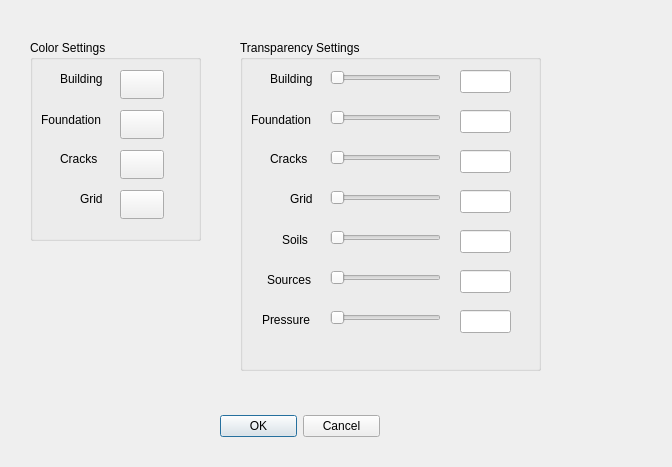
<ui version="4.0" >
 <class>SettingsDialog</class>
 <widget class="QDialog" name="SettingsDialog" >
  <property name="geometry" >
   <rect>
    <x>0</x>
    <y>0</y>
    <width>672</width>
    <height>467</height>
   </rect>
  </property>
  <property name="windowTitle" >
   <string>Settings</string>
  </property>
  <widget class="QDialogButtonBox" name="buttonBox" >
   <property name="geometry" >
    <rect>
     <x>220</x>
     <y>410</y>
     <width>160</width>
     <height>32</height>
    </rect>
   </property>
   <property name="orientation" >
    <enum>Qt::Horizontal</enum>
   </property>
   <property name="standardButtons" >
    <set>QDialogButtonBox::Cancel|QDialogButtonBox::NoButton|QDialogButtonBox::Ok</set>
   </property>
  </widget>
  <widget class="QGroupBox" name="groupBox" >
   <property name="geometry" >
    <rect>
     <x>30</x>
     <y>40</y>
     <width>171</width>
     <height>201</height>
    </rect>
   </property>
   <property name="title" >
    <string>Color Settings</string>
   </property>
   <widget class="QLabel" name="label_15" >
    <property name="geometry" >
     <rect>
      <x>30</x>
      <y>30</y>
      <width>44</width>
      <height>18</height>
     </rect>
    </property>
    <property name="text" >
     <string>Building</string>
    </property>
   </widget>
   <widget class="QtTools::ColorButton" name="bColor" >
    <property name="geometry" >
     <rect>
      <x>90</x>
      <y>30</y>
      <width>44</width>
      <height>29</height>
     </rect>
    </property>
    <property name="text" >
     <string/>
    </property>
   </widget>
   <widget class="QLabel" name="label_16" >
    <property name="geometry" >
     <rect>
      <x>30</x>
      <y>110</y>
      <width>38</width>
      <height>18</height>
     </rect>
    </property>
    <property name="text" >
     <string>Cracks</string>
    </property>
   </widget>
   <widget class="QtTools::ColorButton" name="cColor" >
    <property name="geometry" >
     <rect>
      <x>90</x>
      <y>110</y>
      <width>44</width>
      <height>29</height>
     </rect>
    </property>
    <property name="text" >
     <string/>
    </property>
   </widget>
   <widget class="QLabel" name="label_17" >
    <property name="geometry" >
     <rect>
      <x>50</x>
      <y>150</y>
      <width>23</width>
      <height>18</height>
     </rect>
    </property>
    <property name="text" >
     <string>Grid</string>
    </property>
   </widget>
   <widget class="QtTools::ColorButton" name="gColor" >
    <property name="geometry" >
     <rect>
      <x>90</x>
      <y>150</y>
      <width>44</width>
      <height>29</height>
     </rect>
    </property>
    <property name="text" >
     <string/>
    </property>
   </widget>
   <widget class="QtTools::ColorButton" name="fColor" >
    <property name="geometry" >
     <rect>
      <x>90</x>
      <y>70</y>
      <width>44</width>
      <height>29</height>
     </rect>
    </property>
    <property name="text" >
     <string/>
    </property>
   </widget>
   <widget class="QLabel" name="label_18" >
    <property name="geometry" >
     <rect>
      <x>11</x>
      <y>70</y>
      <width>63</width>
      <height>20</height>
     </rect>
    </property>
    <property name="text" >
     <string>Foundation</string>
    </property>
   </widget>
  </widget>
  <widget class="QGroupBox" name="groupBox_2" >
   <property name="geometry" >
    <rect>
     <x>240</x>
     <y>40</y>
     <width>301</width>
     <height>331</height>
    </rect>
   </property>
   <property name="title" >
    <string>Transparency Settings</string>
   </property>
   <widget class="QLabel" name="label_19" >
    <property name="geometry" >
     <rect>
      <x>30</x>
      <y>30</y>
      <width>44</width>
      <height>18</height>
     </rect>
    </property>
    <property name="text" >
     <string>Building</string>
    </property>
   </widget>
   <widget class="QLabel" name="label_20" >
    <property name="geometry" >
     <rect>
      <x>30</x>
      <y>110</y>
      <width>38</width>
      <height>18</height>
     </rect>
    </property>
    <property name="text" >
     <string>Cracks</string>
    </property>
   </widget>
   <widget class="QLabel" name="label_21" >
    <property name="geometry" >
     <rect>
      <x>50</x>
      <y>150</y>
      <width>23</width>
      <height>18</height>
     </rect>
    </property>
    <property name="text" >
     <string>Grid</string>
    </property>
   </widget>
   <widget class="QLabel" name="label_22" >
    <property name="geometry" >
     <rect>
      <x>11</x>
      <y>70</y>
      <width>63</width>
      <height>20</height>
     </rect>
    </property>
    <property name="text" >
     <string>Foundation</string>
    </property>
   </widget>
   <widget class="QLineEdit" name="bTrans" >
    <property name="geometry" >
     <rect>
      <x>220</x>
      <y>30</y>
      <width>51</width>
      <height>23</height>
     </rect>
    </property>
   </widget>
   <widget class="QLineEdit" name="fTrans" >
    <property name="geometry" >
     <rect>
      <x>220</x>
      <y>70</y>
      <width>51</width>
      <height>23</height>
     </rect>
    </property>
   </widget>
   <widget class="QLineEdit" name="cTrans" >
    <property name="geometry" >
     <rect>
      <x>220</x>
      <y>110</y>
      <width>51</width>
      <height>23</height>
     </rect>
    </property>
   </widget>
   <widget class="QLineEdit" name="gTrans" >
    <property name="geometry" >
     <rect>
      <x>220</x>
      <y>150</y>
      <width>51</width>
      <height>23</height>
     </rect>
    </property>
   </widget>
   <widget class="QSlider" name="bSlider" >
    <property name="geometry" >
     <rect>
      <x>90</x>
      <y>30</y>
      <width>111</width>
      <height>16</height>
     </rect>
    </property>
    <property name="maximum" >
     <number>100</number>
    </property>
    <property name="orientation" >
     <enum>Qt::Horizontal</enum>
    </property>
   </widget>
   <widget class="QSlider" name="fSlider" >
    <property name="geometry" >
     <rect>
      <x>90</x>
      <y>70</y>
      <width>111</width>
      <height>16</height>
     </rect>
    </property>
    <property name="maximum" >
     <number>100</number>
    </property>
    <property name="orientation" >
     <enum>Qt::Horizontal</enum>
    </property>
   </widget>
   <widget class="QSlider" name="cSlider" >
    <property name="geometry" >
     <rect>
      <x>90</x>
      <y>110</y>
      <width>111</width>
      <height>16</height>
     </rect>
    </property>
    <property name="maximum" >
     <number>100</number>
    </property>
    <property name="orientation" >
     <enum>Qt::Horizontal</enum>
    </property>
   </widget>
   <widget class="QSlider" name="gSlider" >
    <property name="geometry" >
     <rect>
      <x>90</x>
      <y>150</y>
      <width>111</width>
      <height>16</height>
     </rect>
    </property>
    <property name="maximum" >
     <number>100</number>
    </property>
    <property name="value" >
     <number>0</number>
    </property>
    <property name="orientation" >
     <enum>Qt::Horizontal</enum>
    </property>
   </widget>
   <widget class="QSlider" name="soilSlider" >
    <property name="geometry" >
     <rect>
      <x>90</x>
      <y>190</y>
      <width>111</width>
      <height>16</height>
     </rect>
    </property>
    <property name="maximum" >
     <number>100</number>
    </property>
    <property name="value" >
     <number>0</number>
    </property>
    <property name="orientation" >
     <enum>Qt::Horizontal</enum>
    </property>
   </widget>
   <widget class="QLabel" name="label_23" >
    <property name="geometry" >
     <rect>
      <x>42</x>
      <y>190</y>
      <width>31</width>
      <height>20</height>
     </rect>
    </property>
    <property name="text" >
     <string>Soils</string>
    </property>
   </widget>
   <widget class="QLineEdit" name="soilTrans" >
    <property name="geometry" >
     <rect>
      <x>220</x>
      <y>190</y>
      <width>51</width>
      <height>23</height>
     </rect>
    </property>
   </widget>
   <widget class="QSlider" name="sourceSlider" >
    <property name="geometry" >
     <rect>
      <x>90</x>
      <y>230</y>
      <width>111</width>
      <height>16</height>
     </rect>
    </property>
    <property name="maximum" >
     <number>100</number>
    </property>
    <property name="value" >
     <number>0</number>
    </property>
    <property name="orientation" >
     <enum>Qt::Horizontal</enum>
    </property>
   </widget>
   <widget class="QLabel" name="label_24" >
    <property name="geometry" >
     <rect>
      <x>27</x>
      <y>230</y>
      <width>46</width>
      <height>20</height>
     </rect>
    </property>
    <property name="text" >
     <string>Sources</string>
    </property>
   </widget>
   <widget class="QLineEdit" name="sourceTrans" >
    <property name="geometry" >
     <rect>
      <x>220</x>
      <y>230</y>
      <width>51</width>
      <height>23</height>
     </rect>
    </property>
   </widget>
   <widget class="QSlider" name="pSlider" >
    <property name="geometry" >
     <rect>
      <x>90</x>
      <y>270</y>
      <width>111</width>
      <height>16</height>
     </rect>
    </property>
    <property name="maximum" >
     <number>100</number>
    </property>
    <property name="value" >
     <number>0</number>
    </property>
    <property name="orientation" >
     <enum>Qt::Horizontal</enum>
    </property>
   </widget>
   <widget class="QLabel" name="label_25" >
    <property name="geometry" >
     <rect>
      <x>22</x>
      <y>270</y>
      <width>51</width>
      <height>20</height>
     </rect>
    </property>
    <property name="text" >
     <string>Pressure</string>
    </property>
   </widget>
   <widget class="QLineEdit" name="pTrans" >
    <property name="geometry" >
     <rect>
      <x>220</x>
      <y>270</y>
      <width>51</width>
      <height>23</height>
     </rect>
    </property>
   </widget>
  </widget>
 </widget>
 <customwidgets>
  <customwidget>
   <class>QtTools::ColorButton</class>
   <extends>QPushButton</extends>
   <header>QtTools/ColorButton.h</header>
  </customwidget>
 </customwidgets>
 <resources/>
 <connections>
  <connection>
   <sender>buttonBox</sender>
   <signal>accepted()</signal>
   <receiver>SettingsDialog</receiver>
   <slot>accept()</slot>
   <hints>
    <hint type="sourcelabel" >
     <x>248</x>
     <y>254</y>
    </hint>
    <hint type="destinationlabel" >
     <x>157</x>
     <y>274</y>
    </hint>
   </hints>
  </connection>
  <connection>
   <sender>buttonBox</sender>
   <signal>rejected()</signal>
   <receiver>SettingsDialog</receiver>
   <slot>reject()</slot>
   <hints>
    <hint type="sourcelabel" >
     <x>316</x>
     <y>260</y>
    </hint>
    <hint type="destinationlabel" >
     <x>286</x>
     <y>274</y>
    </hint>
   </hints>
  </connection>
 </connections>
</ui>
